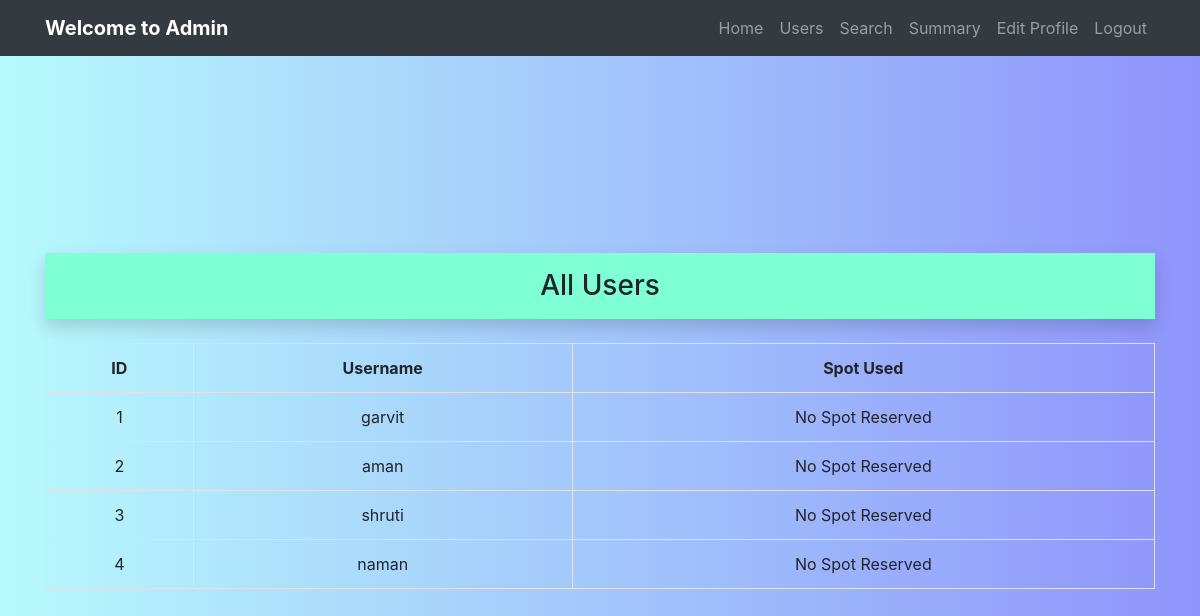
Before: /admin/admin_users with the older database file.
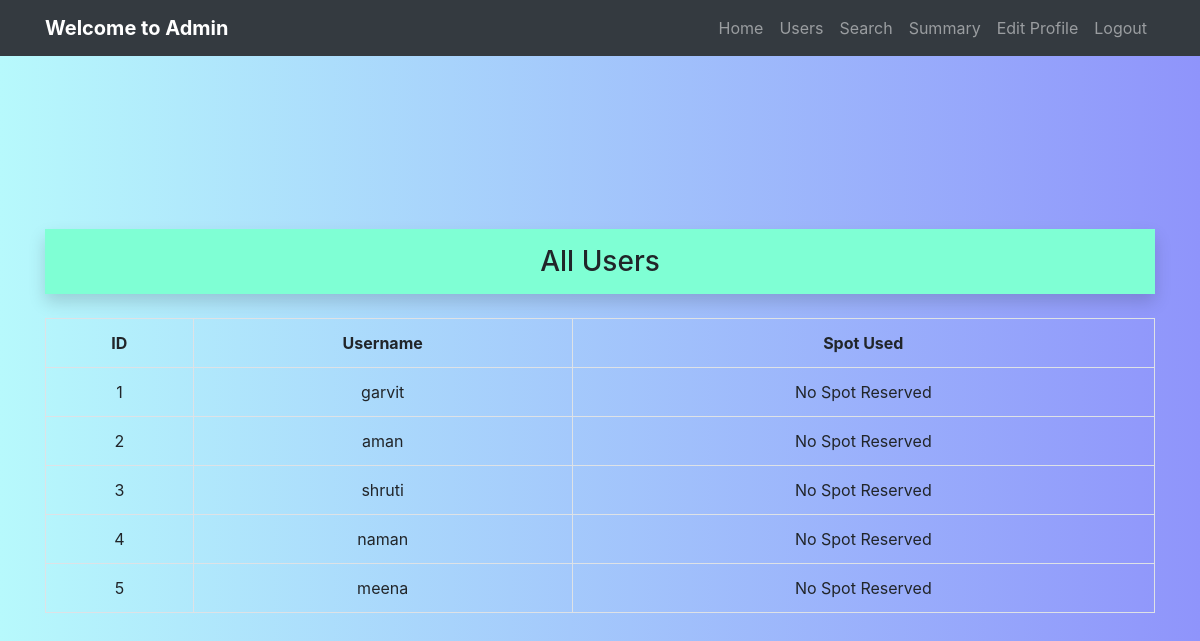
After: the same page with the newer database file.
### models/database.py (models this page shows)
class User(db.Model):
    __tablename__ = 'user'
    id = db.Column(db.Integer, primary_key=True)
    username = db.Column(db.String(80), unique=True, nullable=False)
    password = db.Column(db.String(100), nullable=False)
    reservations = db.relationship('Reservation', backref='user', lazy=True)

### app.py (the view)
@app.route('/admin/admin_users')
def admin_users():
    users = User.query.all()
    return render_template('admin_users.html', users=users)

### templates/admin_users.html
{% extends 'base.html' %}
{% block navbar %}
    <nav class="navbar navbar-expand-lg navbar-dark bg-dark fixed-top">
  <div class="container justify-content-center">
    <a class="navbar-brand font-weight-bold text-white" href="/admin">Welcome to Admin</a>
    <div class="collapse navbar-collapse justify-content-end" id="navbarNav">
      <ul class="navbar-nav text-center">
        <li class="nav-item"><a class="nav-link" href="/admin">Home</a></li>
        <li class="nav-item"><a class="nav-link" href="/admin/admin_users">Users</a></li>
        <li class="nav-item"><a class="nav-link" href="/search">Search</a></li>
        <li class="nav-item"><a class="nav-link" href="/admin/summary">Summary</a></li>
        <li class="nav-item"><a class="nav-link" href="/editprofile">Edit Profile</a></li>
        <li class="nav-item"><a class="nav-link" href="/login">Logout</a></li>
      </ul>
    </div>
  </div>
</nav>
{% endblock %}
{% block content %}
<div class="container-fluid text-center font-weight-bold py-3 shadow mt-5" style="background-color: aquamarine;">
  <h3 class="mb-0">All Users</h3>
</div>
<div style="border-radius: 15px; overflow: hidden;">
  <table class="table table-bordered mt-4 text-center">
  <tr><th>ID</th><th>Username</th><th>Spot Used</th></tr>
  {% for user in users %}
  <tr>
    <td>{{ user.id }}</td>
    <td>{{ user.username }}</td>
    <td>
      {% if user.reservations %}
        {{ user.reservations[0].parking_spot.spot_number }}
      {% else %}
        No Spot Reserved
      {% endif %}
    </td>
  </tr>
  {% endfor %}
  </table>
</div>
{% endblock %}

Changed rows visible on the page:
added User: id "5", username "meena"
